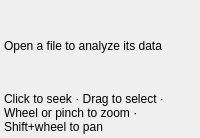
<?xml version="1.0" encoding="UTF-8"?>
<ui version="4.0">
 <class>DataAnalysisWidget</class>
 <widget class="QWidget" name="DataAnalysisWidget">
  <layout class="QVBoxLayout" name="verticalLayout">
   <property name="spacing"><number>4</number></property>
   <property name="leftMargin"><number>4</number></property>
   <property name="topMargin"><number>4</number></property>
   <property name="rightMargin"><number>4</number></property>
   <property name="bottomMargin"><number>4</number></property>
   <item><widget class="QToolBar" name="toolbar"><property name="movable"><bool>false</bool></property></widget></item>
   <item><widget class="QLabel" name="rangeLabel">
    <property name="text"><string>Open a file to analyze its data</string></property>
    <property name="wordWrap"><bool>true</bool></property>
    <property name="textInteractionFlags"><set>Qt::TextSelectableByMouse</set></property>
   </widget></item>
   <item><widget class="QToolBar" name="legend"><property name="movable"><bool>false</bool></property></widget></item>
   <item><layout class="QVBoxLayout" name="plotLayout"/></item>
   <item><widget class="QLabel" name="statusLabel">
    <property name="wordWrap"><bool>true</bool></property>
    <property name="text"><string>Click to seek · Drag to select · Wheel or pinch to zoom · Shift+wheel to pan</string></property>
    <property name="textInteractionFlags"><set>Qt::TextSelectableByMouse</set></property>
   </widget></item>
  </layout>
 </widget>
 <resources/>
 <connections/>
</ui>
